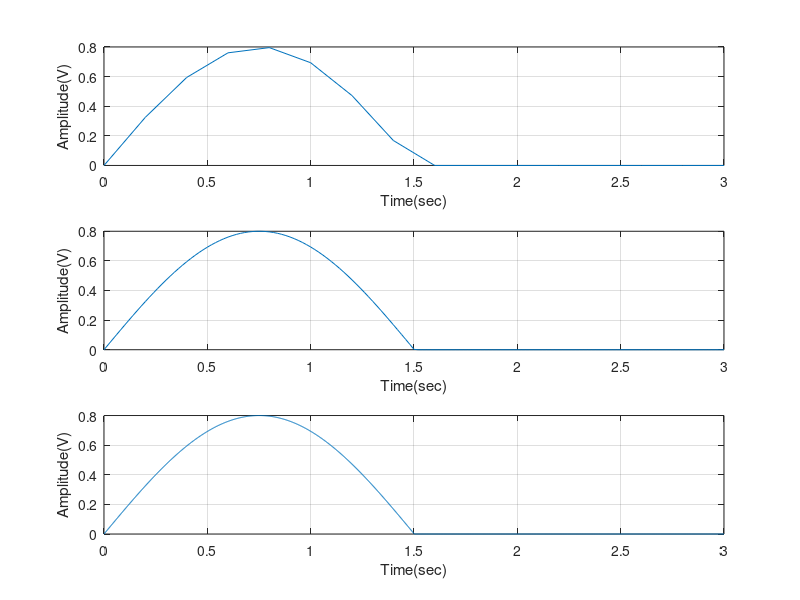

The MATLAB source for this figure:
a=0:0.2:3;
x=0.8*sin(2*pi*0.333*a);
for i=1:1:length(x);      
    if x(i)<0;
        x(i)=0;
    end
end
subplot(3,1,1)
plot(a,x),grid
xlabel('Time(sec)')
ylabel('Amplitude(V)')



b=0:0.02:3;
y=0.8*sin(2*pi*0.333*b);
for i=1:1:length(y);
    if y(i)<0;
        y(i)=0;
    end
end
subplot(3,1,2)
plot(b,y),grid
xlabel('Time(sec)')
ylabel('Amplitude(V)')


c=0:0.002:3;
z=0.8*sin(2*pi*0.333*c);
for i=1:1:length(z);
    if z(i)<0;
        z(i)=0;
    end
end
subplot(3,1,3)
plot(c,z),grid
xlabel('Time(sec)')
ylabel('Amplitude(V)')
